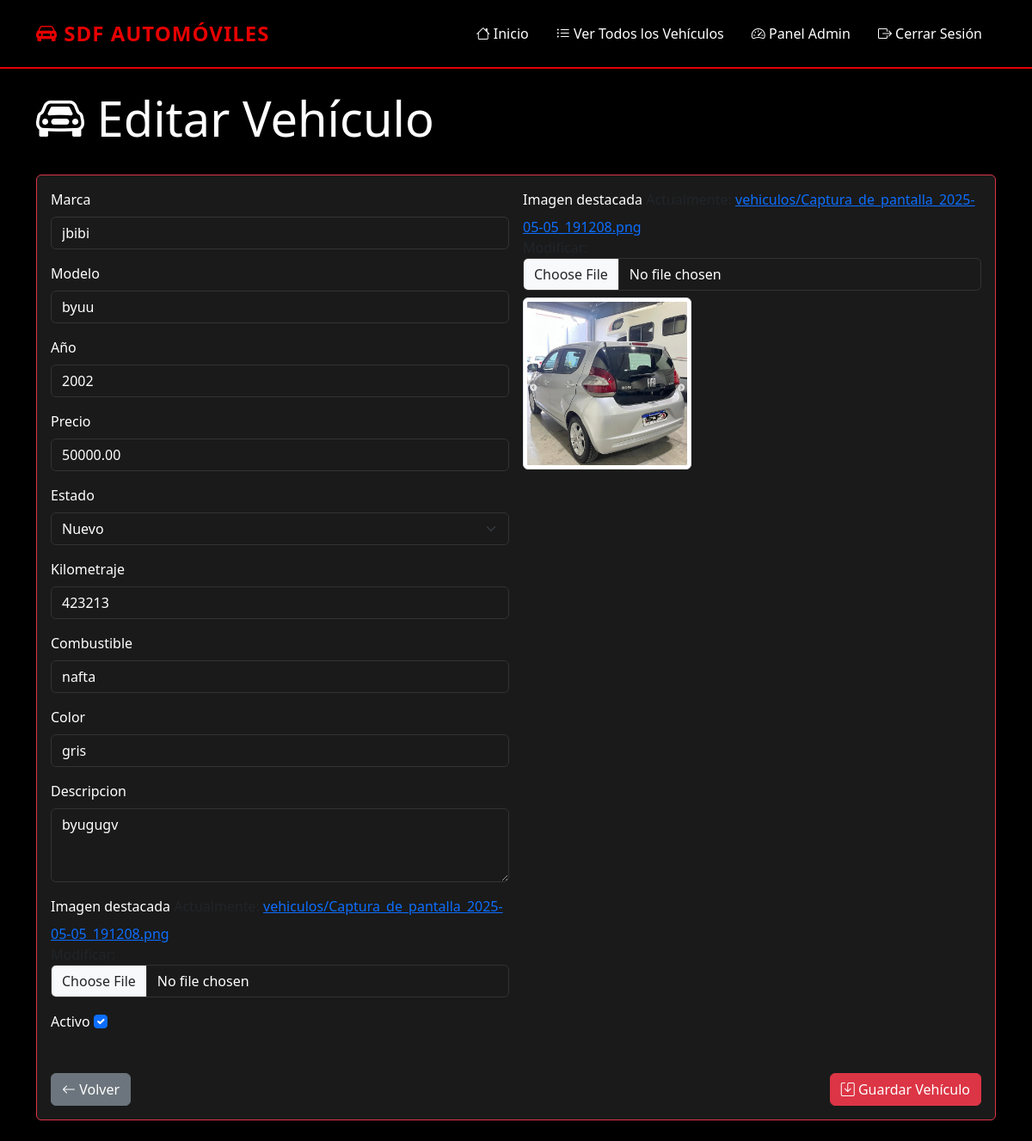
Screenshot of /admin-panel/vehiculos/1/editar/ (signed in) with the database file from the repository.
### vehiculos/models.py (models this page shows, shortened)
class Vehiculo(models.Model):
    ESTADO_CHOICES = [
        ('nuevo', 'Nuevo'),
        ('usado', 'Usado'),
    ]
    marca = models.CharField(max_length=100)
    modelo = models.CharField(max_length=100)
    año = models.IntegerField()
    precio = models.DecimalField(max_digits=12, decimal_places=2)
    estado = models.CharField(max_length=10, choices=ESTADO_CHOICES)
    imagen_destacada = models.ImageField(upload_to='vehiculos/')
    descripcion = models.TextField()
    activo = models.BooleanField(default=True)
    fecha_creacion = models.DateTimeField(auto_now_add=True)
    fecha_actualizacion = models.DateTimeField(auto_now=True)
    combustible = models.CharField(max_length=50, blank=True, null=True)
    color = models.CharField(max_length=50, blank=True, null=True)
    transmision = models.CharField(max_length=50, blank=True, null=True)
    kilometraje = models.PositiveIntegerField(blank=True, null=True)
    class Meta:
        verbose_name = 'Vehículo'
        verbose_name_plural = 'Vehículos'
        ordering = ['-fecha_creacion']

### admin_panel/views.py (the view)
# urls.py: path('vehiculos/<int:pk>/editar/', views.vehiculo_edit, name='vehiculo_edit'),
@login_required
def vehiculo_edit(request, pk):
    vehiculo = get_object_or_404(Vehiculo, pk=pk)
    if request.method == 'POST':
        form = VehiculoForm(request.POST, request.FILES, instance=vehiculo)
        if form.is_valid():
            vehiculo = form.save()
            imagenes = request.FILES.getlist('imagenes')
            if imagenes:
                vehiculo.imagenes.all().delete()
                for idx, imagen in enumerate(imagenes[:7]):
                    try:
                        ImagenVehiculo.objects.create(
                            vehiculo=vehiculo,
                            imagen=imagen,
                            orden=idx
                        )
                    except Exception as e:
                        messages.warning(request, f'Error al procesar una imagen: {str(e)}')
                        continue
            messages.success(request, 'Vehículo actualizado correctamente')
            return redirect('admin_dashboard')
        else:
            messages.error(request, 'Por favor corrige los errores en el formulario.')
    else:
        form = VehiculoForm(instance=vehiculo)
    return render(request, 'admin_panel/vehiculo_form.html', {'form': form, 'vehiculo': vehiculo})

### core/context_processors.py (called while the page is built)
def whatsapp_number(request):
    return {
        'WHATSAPP_NUMBER': getattr(settings, 'WHATSAPP_NUMBER', ''),
        'WHATSAPP_DISPLAY': getattr(settings, 'WHATSAPP_DISPLAY', ''),
    }

### templates/admin_panel/vehiculo_form.html (shortened to what this page needs)
{% extends 'base.html' %}
{% load static %}
{% block content %}
<div class="row mb-4">
    <div class="col">
        <h1 class="display-4">
            <i class="bi bi-car-front"></i>
            {% if form.instance.pk %}
                Editar Vehículo
            {% else %}
                Nuevo Vehículo
            {% endif %}
        </h1>
    </div>
</div>
<div class="card border-danger shadow">
    <div class="card-body">
        <form method="post" enctype="multipart/form-data" class="needs-validation" novalidate id="vehiculoForm">
            <div class="row g-3">
                <div class="col-md-6">
                    {% for field in form.visible_fields %}
                        {% if field.name != 'imagenes' %}
                            <div class="mb-3">
                                <label for="{{ field.id_for_label }}" class="form-label">{{ field.label }}</label>
                                {{ field }}
                            </div>
                        {% endif %}
                    {% endfor %}
                </div>
                <div class="col-md-6">
                    <div class="mb-3">
                        <label for="{{ form.imagen_destacada.id_for_label }}" class="form-label">{{ form.imagen_destacada.label }}</label>
                        {{ form.imagen_destacada }}
                        {% if form.instance.imagen_destacada %}
                            <div class="mt-2">
                                <img src="{{ form.instance.imagen_destacada.url }}" class="img-thumbnail" style="max-height: 200px;">
                            </div>
                        {% endif %}
                    </div>
                    <div class="mb-3">
                    </div>
                </div>
            </div>
            <div class="d-flex justify-content-between mt-4">
                <a href="{% url 'admin_dashboard' %}" class="btn btn-secondary">
                    <i class="bi bi-arrow-left"></i> Volver
                </a>
                <button type="submit" class="btn btn-danger">
                    <i class="bi bi-save"></i> Guardar Vehículo
                </button>
            </div>
        </form>
    </div>
</div>
{% endblock %}

### templates/base.html (style rules this page uses)
:root { --primary-color: #e60000; --dark-color: #000000; --light-color: #ffffff; --gray-color: #1a1a1a; }
body { background-color: var(--dark-color); color: var(--light-color); min-height: 100vh; display: flex; flex-direction: column; }
.card { background-color: var(--gray-color); border: 1px solid var(--primary-color); transition: all 0.3s ease; height: 100%; }
.form-control, .form-select { background-color: var(--gray-color); border: 1px solid #333; color: var(--light-color); }
.form-label { color: var(--light-color); font-weight: 500; }

### rows the page displays
Vehiculo: visible_fields "jbibi" "byuu" "2002" "50000.00" "Nuevo" "423213" "nafta" "gris" "byugugv" "☑", instance.imagen_destacada (picture)

### other values shown
{{ field.label }} "Marca" "Modelo" "Año" "Precio" "Estado" "Kilometraje" "Combustible" "Color" "Descripcion" "Imagen destacada" "Activo"
